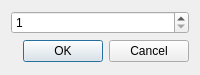
<?xml version="1.0" encoding="UTF-8"?>
<ui version="4.0">
 <class>Dialog</class>
 <widget class="QDialog" name="Dialog">
  <property name="geometry">
   <rect>
    <x>0</x>
    <y>0</y>
    <width>200</width>
    <height>75</height>
   </rect>
  </property>
  <property name="sizePolicy">
   <sizepolicy hsizetype="Fixed" vsizetype="Fixed">
    <horstretch>0</horstretch>
    <verstretch>0</verstretch>
   </sizepolicy>
  </property>
  <property name="maximumSize">
   <size>
    <width>16777215</width>
    <height>75</height>
   </size>
  </property>
  <property name="windowTitle">
   <string>Set Maximum Number</string>
  </property>
  <layout class="QVBoxLayout" name="verticalLayout_2">
   <item>
    <layout class="QHBoxLayout" name="horizontalLayout">
     <item>
      <widget class="QSpinBox" name="spinBox">
       <property name="minimum">
        <number>1</number>
       </property>
       <property name="maximum">
        <number>999</number>
       </property>
      </widget>
     </item>
    </layout>
   </item>
   <item>
    <widget class="QDialogButtonBox" name="buttonBox">
     <property name="orientation">
      <enum>Qt::Horizontal</enum>
     </property>
     <property name="standardButtons">
      <set>QDialogButtonBox::Cancel|QDialogButtonBox::Ok</set>
     </property>
    </widget>
   </item>
  </layout>
 </widget>
 <resources/>
 <connections>
  <connection>
   <sender>buttonBox</sender>
   <signal>accepted()</signal>
   <receiver>Dialog</receiver>
   <slot>accept()</slot>
   <hints>
    <hint type="sourcelabel">
     <x>248</x>
     <y>254</y>
    </hint>
    <hint type="destinationlabel">
     <x>157</x>
     <y>274</y>
    </hint>
   </hints>
  </connection>
  <connection>
   <sender>buttonBox</sender>
   <signal>rejected()</signal>
   <receiver>Dialog</receiver>
   <slot>reject()</slot>
   <hints>
    <hint type="sourcelabel">
     <x>316</x>
     <y>260</y>
    </hint>
    <hint type="destinationlabel">
     <x>286</x>
     <y>274</y>
    </hint>
   </hints>
  </connection>
 </connections>
</ui>
